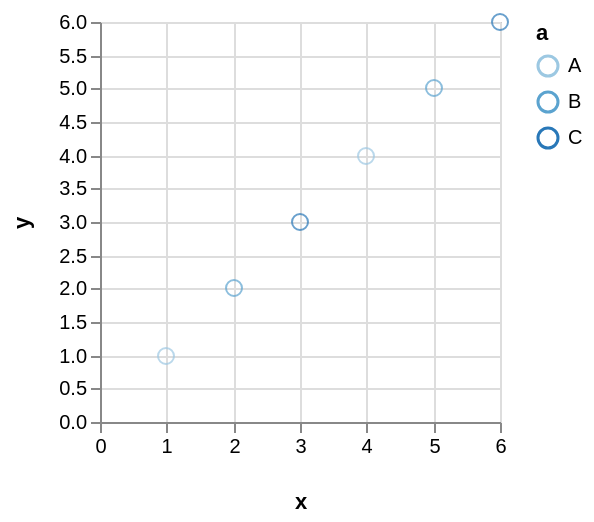

Write a Vega-Lite specification for this figure.
### Vega specification from a JSON file in a GitHub repository (floating-point values rounded to 4 significant figures)
{"$schema": "https://vega.github.io/schema/vega/v3.0.json", "autosize": "pad", "padding": 5, "encode": {"update": {"stroke": {"value": "#ccc"}, "fill": {"value": "transparent"}}}, "data": [{"name": "source_0", "values": [{"a": "B", "x": 2, "y": 2}, {"a": "A", "x": 1, "y": 1}, {"a": "A", "x": 4, "y": 4}, {"a": "B", "x": 5, "y": 5}, {"a": "C", "x": 3, "y": 3}, {"a": "C", "x": 6, "y": 6}]}, {"name": "data_0", "source": "source_0", "transform": [{"type": "formula", "expr": "toNumber(datum[\"x\"])", "as": "x"}, {"type": "formula", "expr": "toNumber(datum[\"y\"])", "as": "y"}, {"type": "filter", "expr": "datum[\"x\"] !== null && !isNaN(datum[\"x\"]) && datum[\"y\"] !== null && !isNaN(datum[\"y\"])"}]}], "signals": [{"name": "width", "update": "200"}, {"name": "height", "update": "200"}], "marks": [{"name": "marks", "type": "symbol", "role": "point", "from": {"data": "data_0"}, "encode": {"update": {"x": {"scale": "x", "field": "x"}, "y": {"scale": "y", "field": "y"}, "stroke": {"scale": "color", "field": "a"}, "fill": {"value": "transparent"}, "opacity": {"value": 0.7}}}}], "scales": [{"name": "x", "type": "linear", "domain": {"data": "data_0", "field": "x"}, "range": [0, {"signal": "width"}], "round": true, "nice": true, "zero": true}, {"name": "y", "type": "linear", "domain": {"data": "data_0", "field": "y"}, "range": [{"signal": "height"}, 0], "round": true, "nice": true, "zero": true}, {"name": "color", "type": "ordinal", "domain": {"data": "data_0", "field": "a", "sort": true}, "range": "ordinal"}], "axes": [{"scale": "x", "labelOverlap": true, "orient": "bottom", "tickCount": 5, "title": "x", "zindex": 1}, {"scale": "x", "domain": false, "grid": true, "labels": false, "maxExtent": 0, "minExtent": 0, "orient": "bottom", "tickCount": 5, "ticks": false, "zindex": 0, "gridScale": "y"}, {"scale": "y", "orient": "left", "title": "y", "zindex": 1}, {"scale": "y", "domain": false, "grid": true, "labels": false, "maxExtent": 0, "minExtent": 0, "orient": "left", "ticks": false, "zindex": 0, "gridScale": "x"}], "legends": [{"stroke": "color", "title": "a"}], "config": {"axis": {"minExtent": 30}}}
